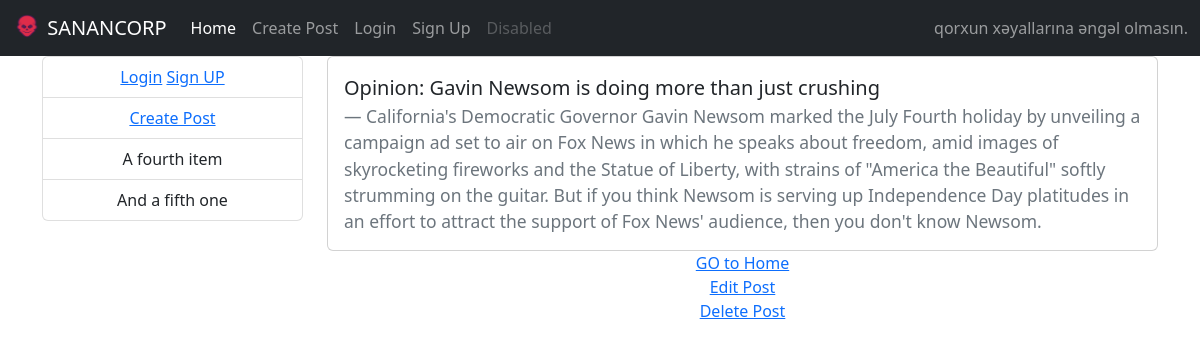
Page /6 on the committed database.
### sananapp/models.py (models this page shows, shortened)
class Post(models.Model):
    title = models.CharField(max_length=55)
    body = models.TextField()

### sananapp/views.py (the view)
# urls.py: path('<int:pk>',views.detail.as_view(),name='detailpage'),
class detail(DetailView):
    model = models.Post
    template_name = 'detail.html'

### templates/detail.html
{% extends 'base.html' %}
{% block content %}
<div class="card">
    <div class="card-body">
      <blockquote class="blockquote mb-0">
        <p>{{object.title}}</p>
        <footer class="blockquote-footer">{{object.body}}</footer>
      </blockquote>
    </div>
  </div>
  <div class="text-center">
    <a href="{% url 'indexpage' %}">GO to Home</a><br>
    <a href="{% url 'editpage' object.pk %}">Edit Post</a><br>
    <a href="{% url 'deletepage' object.pk %}">Delete Post</a>
  </div>
{% endblock %}

### rows in the picture
Post: title "Opinion: Gavin Newsom is doing more than just crushing", body "California's Democratic Governor Gavin Newsom marked the July Fourth holiday by unveiling a campaign ad set to air on Fox News in which he speaks about freedom, amid images of skyrocketing fireworks and the Statue of Liberty, with strains of \"America the Beautiful\" softly strumming on the guitar. But if you think Newsom is serving up Independence Day platitudes in an effort to attract the support of Fox News' audience, then you don't know Newsom."
